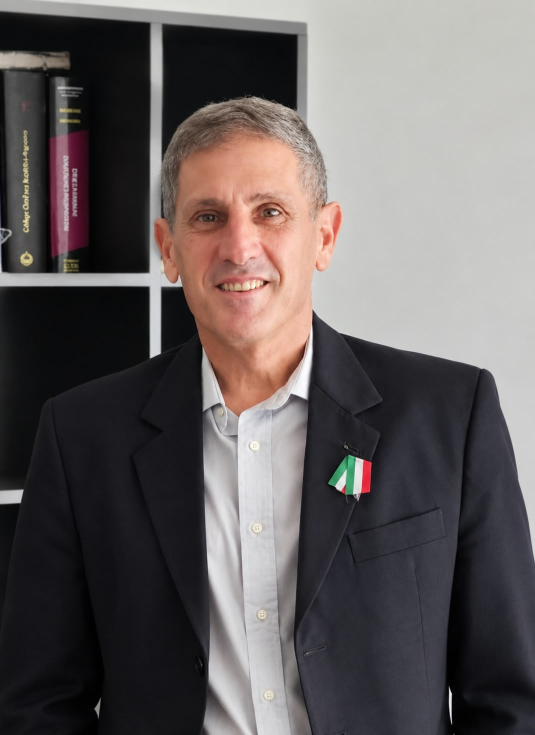
#> input picture material/fotos-originales/leonardo-betti.jpg, 1070 x 1470 px (shown at 1/2 size)
$ python og_imagen.py ../fotos-originales/leonardo-betti.jpg ../fotos-originales/marina-gole.jpg ../fotos-originales/marina-gole.jpg ../fotos-originales/marina-gole.jpg ../fotos-originales/marina-gole.jpg
#> lines starting #> are read from the running program, lines starting #| are printed output that depends on the picture; after the words box and inside, x2 and y2 are one past the last pixel; in counts of white or black regions, pixels touching at a corner belong together
"""Genera las imágenes de vista previa para redes sociales (1200x630).

Uso: python og_imagen.py <logo.png> <salida.jpg> "<título>" "<subtítulo>" ["<antetítulo>"]
"""
import sys
from PIL import Image, ImageDraw, ImageFilter, ImageFont

W, H = 1200, 630
FONTS = 'C:/Windows/Fonts/'
PRIMARY_DARK, PRIMARY = (16, 55, 47), (23, 75, 63)
LIGHT_GREEN, WHITE = (203, 227, 213), (255, 255, 255)

def fondo():
    bg = Image.new('RGB', (W, H))
#> bg: PIL image 1200x630 RGB; every value is 0
    d = ImageDraw.Draw(bg)
    for x in range(W):
        t = x / (W - 1)
        d.line([(x, 0), (x, H)], fill=tuple(round(a + (b - a) * t) for a, b in zip(PRIMARY_DARK, (30, 92, 77))))
    # halo detrás del logo
    halo = Image.new('L', (W, H), 0)
#> halo: PIL image 1200x630 L; every value is 0
    ImageDraw.Draw(halo).ellipse([40, 55, 560, 575], fill=90)
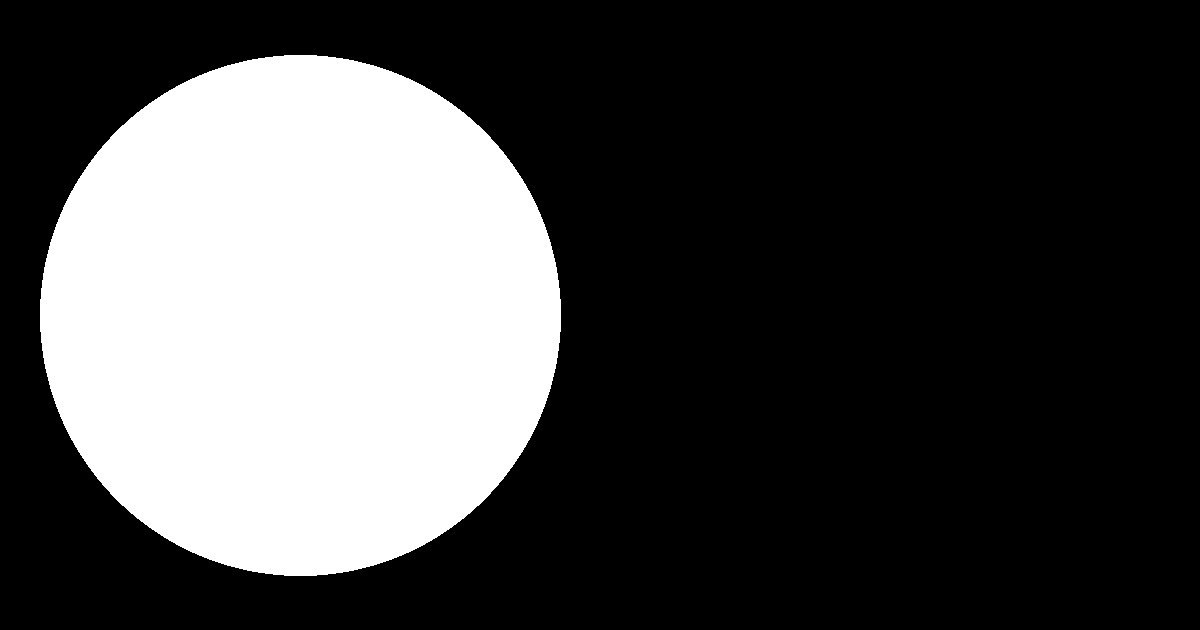
#> halo: PIL image 1200x630 L; values 0 (black) and 90 (white), 28.2% white; 1 white region, box (x1, y1, x2, y2) and area: (40, 55, 561, 576) 213121
    halo = halo.filter(ImageFilter.GaussianBlur(70))
    bg = Image.composite(Image.new('RGB', (W, H), (60, 130, 105)), bg, halo)
    # franja tricolor inferior
    d = ImageDraw.Draw(bg)
    for i, c in enumerate([(0, 140, 69), (244, 245, 240), (205, 33, 42)]):
        d.rectangle([i * W // 3, H - 14, (i + 1) * W // 3, H], fill=c)
    return bg

def main():
    logo_path, out, title, subtitle = sys.argv[1:5]
    eyebrow = sys.argv[5] if len(sys.argv) > 5 else ''
    img = fondo()

    # logo circular con borde blanco y sombra
    size = 380
    logo = Image.open(logo_path).convert('RGBA').resize((size, size), Image.LANCZOS)
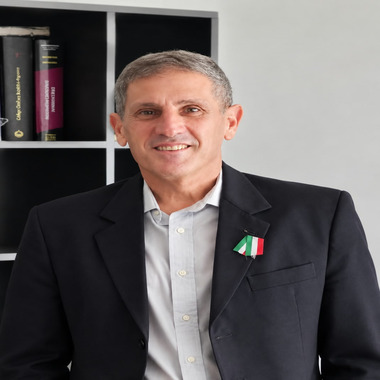
#> logo: PIL image 380x380 RGBA; mean R, G, B, A 100.7, 94.6, 94.5, 255
    mask = Image.new('L', (size, size), 0)
#> mask: PIL image 380x380 L; every value is 0
    ImageDraw.Draw(mask).ellipse([0, 0, size - 1, size - 1], fill=255)
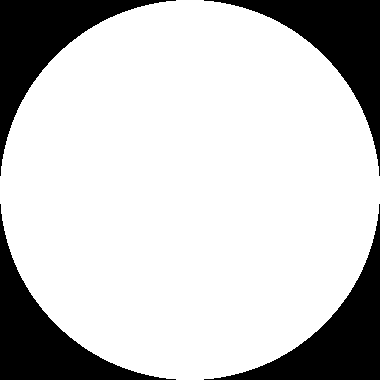
#> mask: PIL image 380x380 L; 78.5% white; 4 black regions, box (x1, y1, x2, y2) and area: (0, 0, 176, 176) 7756, (204, 0, 380, 176) 7756, (0, 204, 176, 380) 7756, (204, 204, 380, 380) 7756
    disc = Image.new('RGBA', (size + 24, size + 24), (0, 0, 0, 0))
#> disc: PIL image 404x404 RGBA; every value is 0
    ImageDraw.Draw(disc).ellipse([0, 0, size + 23, size + 23], fill=WHITE)
    disc.paste(logo, (12, 12), Image.composite(logo.getchannel('A'), Image.new('L', (size, size), 0), mask))
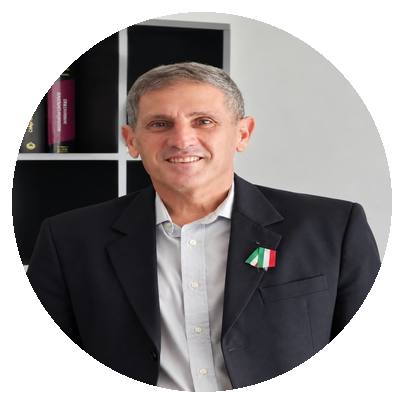
#> disc: PIL image 404x404 RGBA; mean R, G, B, A 95.9, 90.5, 90.3, 200.2; transparent parts drawn white
    shadow = Image.new('RGBA', (W, H), (0, 0, 0, 0))
#> shadow: PIL image 1200x630 RGBA; every value is 0
    ImageDraw.Draw(shadow).ellipse([102, 133, 102 + size + 24, 133 + size + 24], fill=(0, 0, 0, 110))
    shadow = shadow.filter(ImageFilter.GaussianBlur(18))
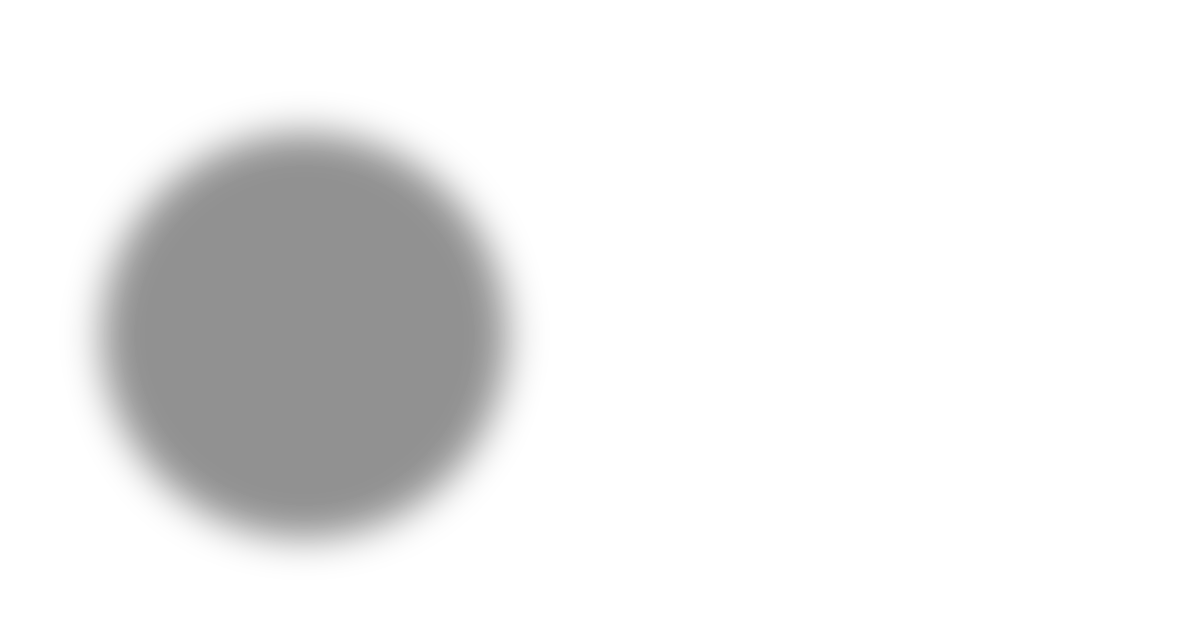
#> shadow: PIL image 1200x630 RGBA; mean R, G, B, A 0, 0, 0, 18.7; transparent parts drawn white
    img = Image.alpha_composite(img.convert('RGBA'), shadow)
#> img: PIL image 1200x630 RGBA
    img.alpha_composite(disc, (100, (H - size - 24) // 2 - 6))
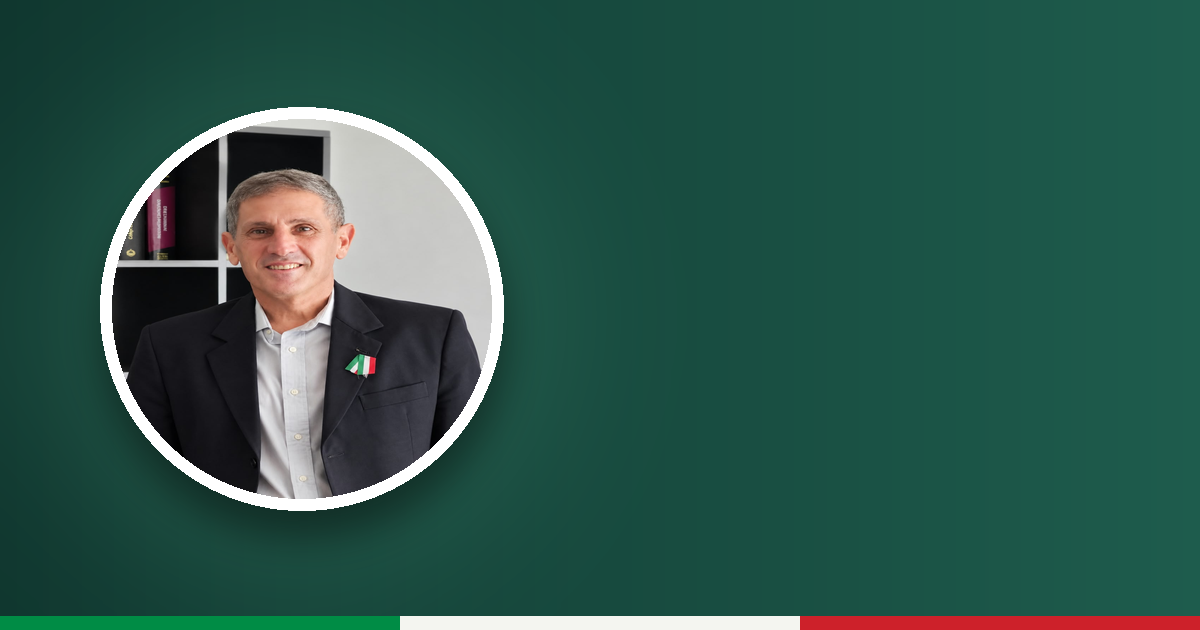
#> img: PIL image 1200x630 RGBA; mean R, G, B, A 44.7, 85.7, 75.1, 255

    d = ImageDraw.Draw(img)
    x = 560
    f_eyebrow = ImageFont.truetype(FONTS + 'seguisb.ttf', 24)
    f_title = ImageFont.truetype(FONTS + 'segoeuib.ttf', 66)
    f_sub = ImageFont.truetype(FONTS + 'segoeui.ttf', 32)
    lines = title.split('|')
    y = 190 if eyebrow else 215
    if eyebrow:
        d.text((x, y), eyebrow.upper(), font=f_eyebrow, fill=LIGHT_GREEN)
        y += 48
    for i, line in enumerate(lines):
        d.text((x, y), line, font=f_title, fill=WHITE if i == 0 else (143, 217, 176))
        y += 78
#> after the loop, y = 316
    # mini franja tricolor
    y += 8
#> y = 324
    for i, c in enumerate([(0, 140, 69), WHITE, (205, 33, 42)]):
        d.rectangle([x + i * 44, y, x + (i + 1) * 44, y + 7], fill=c)
    y += 30
#> y = 354
    for line in subtitle.split('|'):
        d.text((x, y), line, font=f_sub, fill=(213, 228, 220))
        y += 44
#> this loop made 1 pass
#> y on pass 1: 398
#> after the loop, y = 398

    img.convert('RGB').save(out, 'JPEG', quality=88, optimize=True, progressive=True)
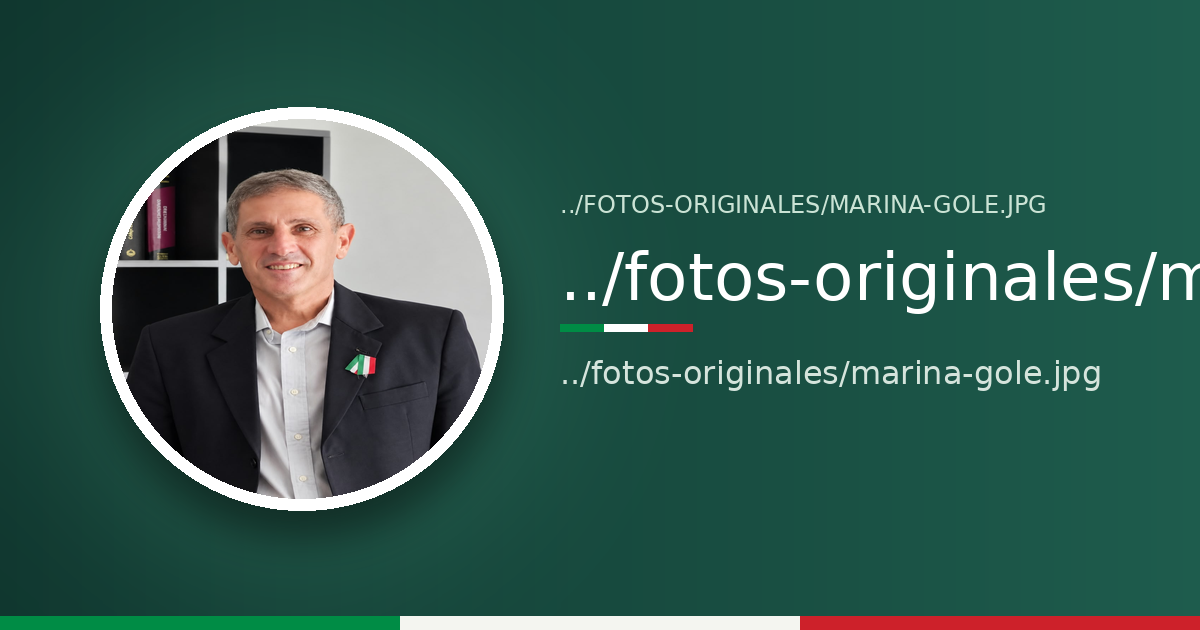
#> saved as marina-gole.jpg: PIL image 1200x630 RGB; mean R, G, B 48.9, 89, 78.5
    print(out)

main()

$ run again, on material/fotos-originales/martin-piccolini-moscuzza.jpg
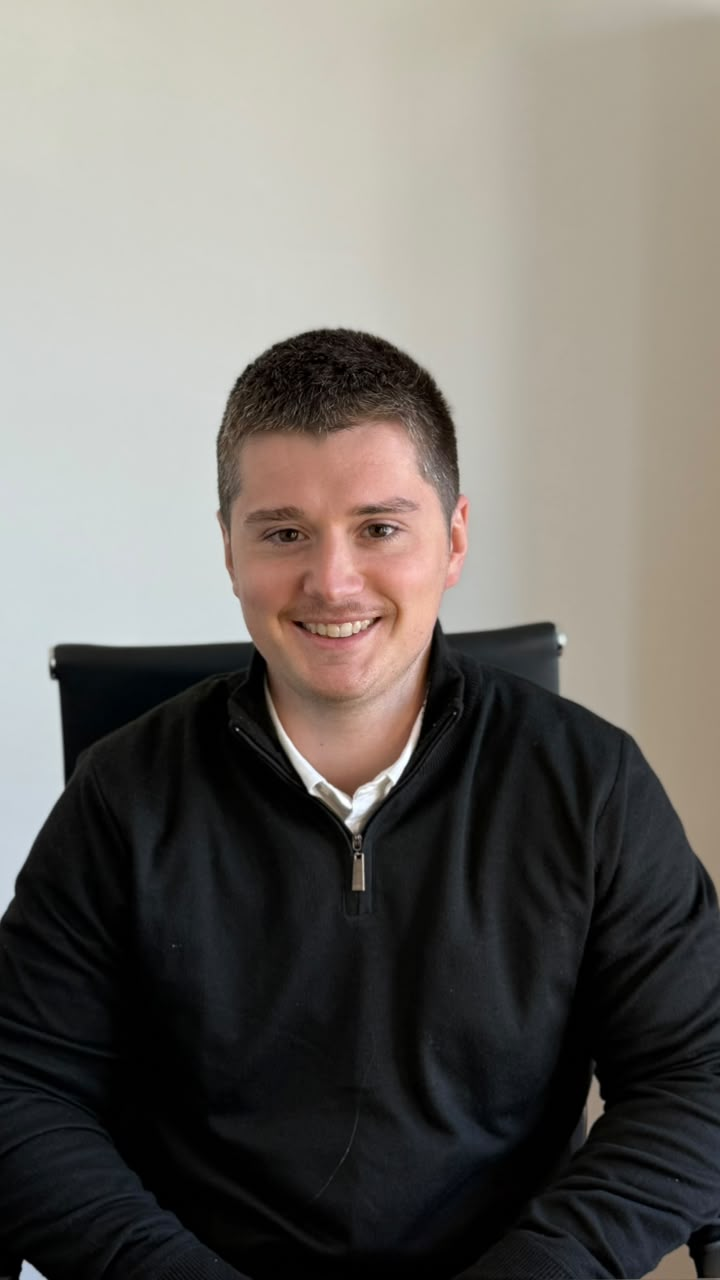
#> input picture material/fotos-originales/martin-piccolini-moscuzza.jpg, 720 x 1280 px
#> in main, `disc.paste(logo, (12, 12), Image.composite(logo.getchannel('A'), Image..`:
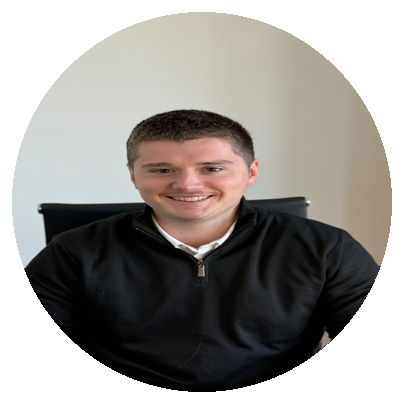
#> disc: PIL image 404x404 RGBA; mean R, G, B, A 101.2, 97.9, 94.2, 200.2; transparent parts drawn white
#> after the loop in main, `for i, line in enumerate(lines):`: y = 316
#> in main, `y += 8`: y = 324
#> in main, `y += 30`: y = 354
#> the loop in main, `for line in subtitle.split('|'):` made 1 pass
#> y on pass 1: 398
#> after the loop in main, `for line in subtitle.split('|'):`: y = 398
#> in main, `img.convert('RGB').save(out, 'JPEG', quality=88, optimize=True, progre..`:
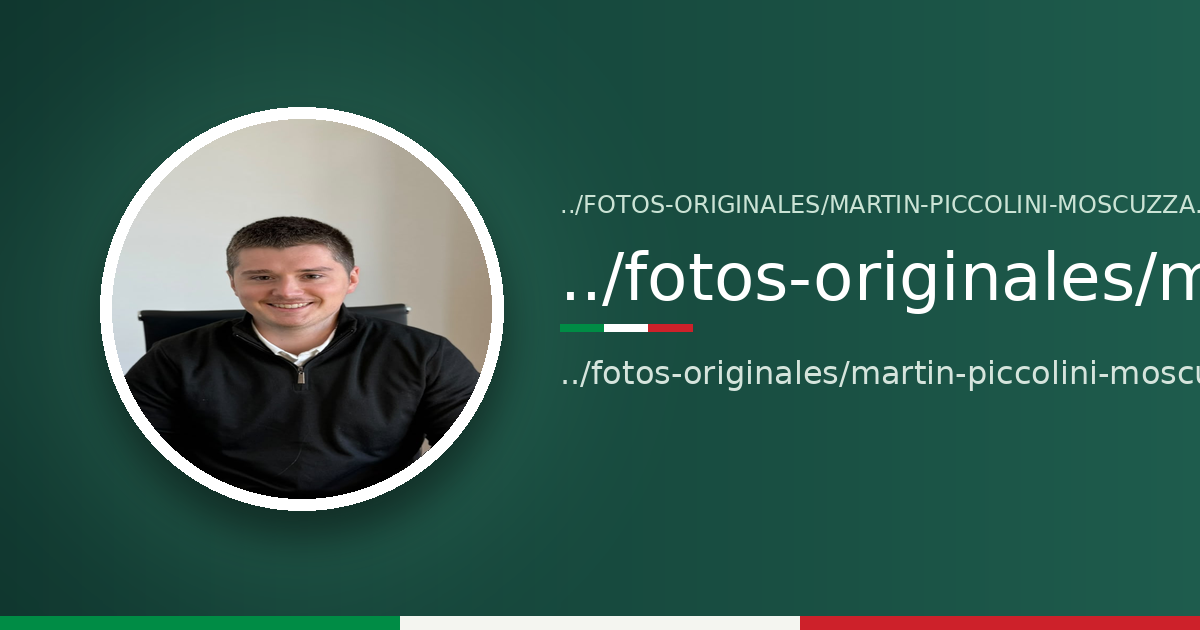
#> saved as martin-piccolini-moscuzza.jpg: PIL image 1200x630 RGB; mean R, G, B 50.4, 90.8, 79.6

$ run again, on material/fotos-originales/monica-rizzo.jpg
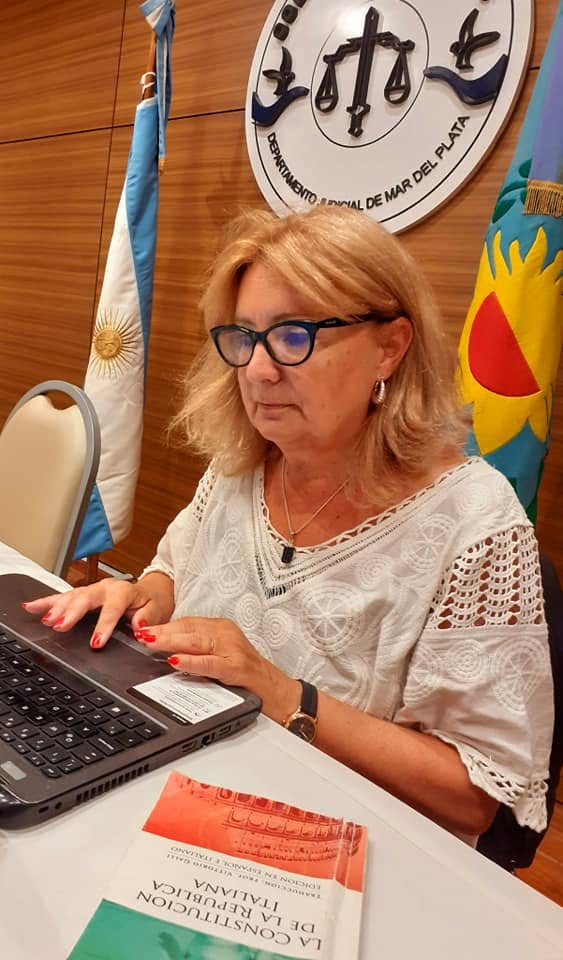
#> input picture material/fotos-originales/monica-rizzo.jpg, 563 x 960 px
#> in main, `disc.paste(logo, (12, 12), Image.composite(logo.getchannel('A'), Image..`:
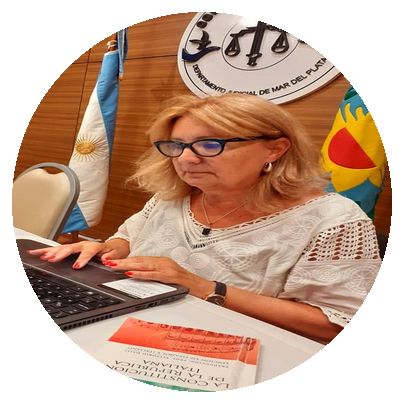
#> disc: PIL image 404x404 RGBA; mean R, G, B, A 144.3, 111.3, 91.6, 200.2; transparent parts drawn white
#> after the loop in main, `for i, line in enumerate(lines):`: y = 316
#> in main, `y += 8`: y = 324
#> in main, `y += 30`: y = 354
#> the loop in main, `for line in subtitle.split('|'):` made 1 pass
#> y on pass 1: 398
#> after the loop in main, `for line in subtitle.split('|'):`: y = 398
#> in main, `img.convert('RGB').save(out, 'JPEG', quality=88, optimize=True, progre..`:
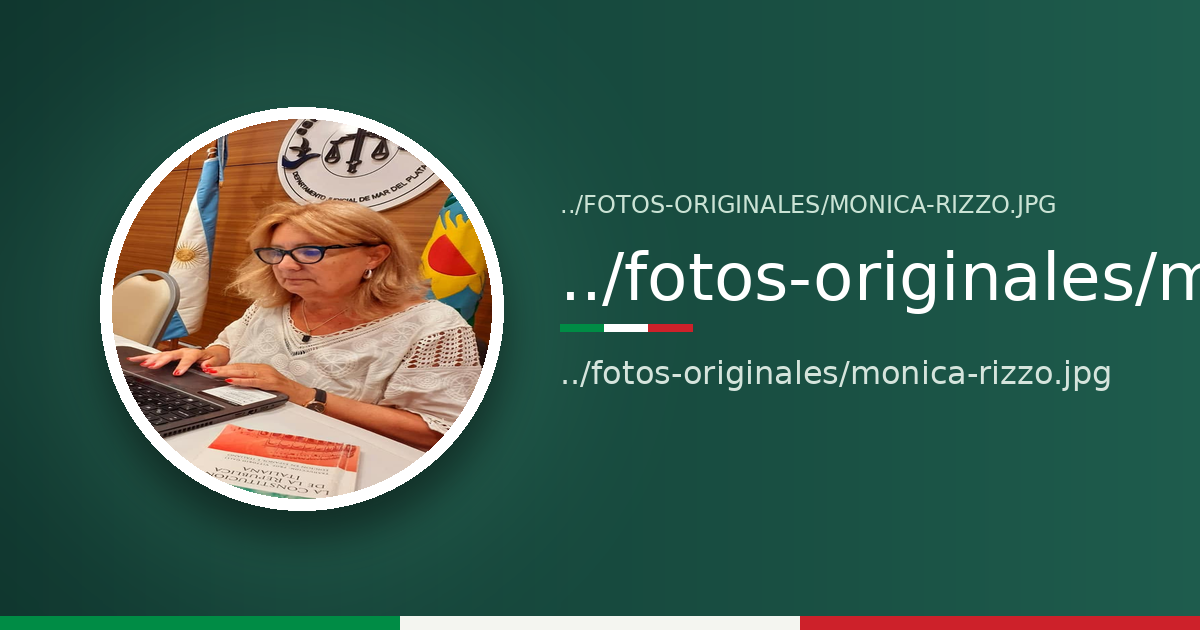
#> saved as monica-rizzo.jpg: PIL image 1200x630 RGB; mean R, G, B 59.4, 93.5, 78.7
